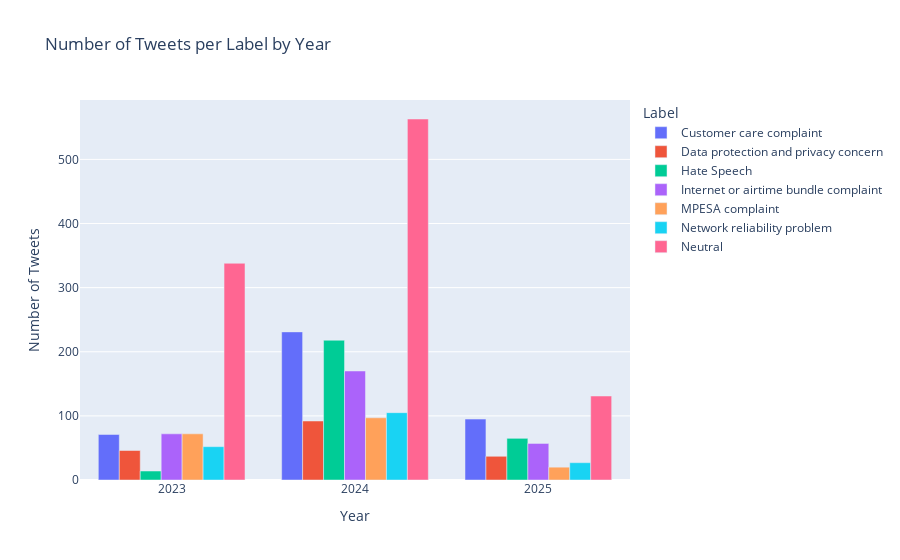

Notebook code cell kept with this figure:
### Code cell
import plotly.express as px

fig = px.bar(
    year_label_counts,
    x='year',
    y='count',
    color='Labels',
    barmode='group',
    labels={'year': 'Year', 'count': 'Number of Tweets', 'Labels': 'Label'},
    title='Number of Tweets per Label by Year'
)
fig.show()

### Figure 1 — Plotly figure (JSON) as saved in the notebook; plotly's stock layout.template omitted (floating-point values rounded to 4 significant figures)
{"data": [{"alignmentgroup": "True", "hovertemplate": "Label=Customer care complaint<br>Year=%{x}<br>Number of Tweets=%{y}<extra></extra>", "legendgroup": "Customer care complaint", "marker": {"color": "#636efa"}, "name": "Customer care complaint", "offsetgroup": "Customer care complaint", "orientation": "v", "showlegend": true, "textposition": "auto", "type": "bar", "x": [2023, 2024, 2025], "xaxis": "x", "y": [71, 231, 95], "yaxis": "y"}, {"alignmentgroup": "True", "hovertemplate": "Label=Data protection and privacy concern<br>Year=%{x}<br>Number of Tweets=%{y}<extra></extra>", "legendgroup": "Data protection and privacy concern", "marker": {"color": "#EF553B"}, "name": "Data protection and privacy concern", "offsetgroup": "Data protection and privacy concern", "orientation": "v", "showlegend": true, "textposition": "auto", "type": "bar", "x": [2023, 2024, 2025], "xaxis": "x", "y": [46, 92, 37], "yaxis": "y"}, {"alignmentgroup": "True", "hovertemplate": "Label=Hate Speech<br>Year=%{x}<br>Number of Tweets=%{y}<extra></extra>", "legendgroup": "Hate Speech", "marker": {"color": "#00cc96"}, "name": "Hate Speech", "offsetgroup": "Hate Speech", "orientation": "v", "showlegend": true, "textposition": "auto", "type": "bar", "x": [2023, 2024, 2025], "xaxis": "x", "y": [14, 218, 65], "yaxis": "y"}, {"alignmentgroup": "True", "hovertemplate": "Label=Internet or airtime bundle complaint<br>Year=%{x}<br>Number of Tweets=%{y}<extra></extra>", "legendgroup": "Internet or airtime bundle complaint", "marker": {"color": "#ab63fa"}, "name": "Internet or airtime bundle complaint", "offsetgroup": "Internet or airtime bundle complaint", "orientation": "v", "showlegend": true, "textposition": "auto", "type": "bar", "x": [2023, 2024, 2025], "xaxis": "x", "y": [72, 170, 57], "yaxis": "y"}, {"alignmentgroup": "True", "hovertemplate": "Label=MPESA complaint<br>Year=%{x}<br>Number of Tweets=%{y}<extra></extra>", "legendgroup": "MPESA complaint", "marker": {"color": "#FFA15A"}, "name": "MPESA complaint", "offsetgroup": "MPESA complaint", "orientation": "v", "showlegend": true, "textposition": "auto", "type": "bar", "x": [2023, 2024, 2025], "xaxis": "x", "y": [72, 97, 20], "yaxis": "y"}, {"alignmentgroup": "True", "hovertemplate": "Label=Network reliability problem<br>Year=%{x}<br>Number of Tweets=%{y}<extra></extra>", "legendgroup": "Network reliability problem", "marker": {"color": "#19d3f3"}, "name": "Network reliability problem", "offsetgroup": "Network reliability problem", "orientation": "v", "showlegend": true, "textposition": "auto", "type": "bar", "x": [2023, 2024, 2025], "xaxis": "x", "y": [52, 105, 27], "yaxis": "y"}, {"alignmentgroup": "True", "hovertemplate": "Label=Neutral<br>Year=%{x}<br>Number of Tweets=%{y}<extra></extra>", "legendgroup": "Neutral", "marker": {"color": "#FF6692"}, "name": "Neutral", "offsetgroup": "Neutral", "orientation": "v", "showlegend": true, "textposition": "auto", "type": "bar", "x": [2023, 2024, 2025], "xaxis": "x", "y": [338, 563, 131], "yaxis": "y"}], "layout": {"barmode": "group", "legend": {"title": {"text": "Label"}, "tracegroupgap": 0}, "title": {"text": "Number of Tweets per Label by Year"}, "xaxis": {"anchor": "y", "domain": [0, 1], "title": {"text": "Year"}}, "yaxis": {"anchor": "x", "domain": [0, 1], "title": {"text": "Number of Tweets"}}}}
